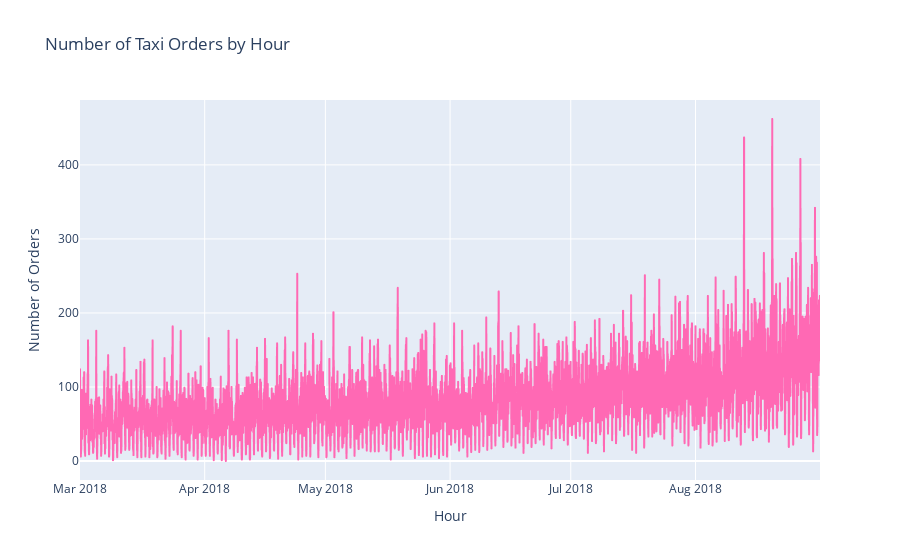

The code cell stored with this chart in its notebook:
### Markdown cell above
### General Check

### Code cell
# filter warnings specific to datetime
warnings.filterwarnings("ignore", message="The behavior of DatetimeProperties.to_pydatetime is deprecated")


# show lineplot
fig = px.line(df, x=df.index, y='num_orders', title='Number of Taxi Orders by Hour')

# change color of plot to hotpink
fig.update_traces(line_color='hotpink')

# change x axis mean number of orders by hour
fig.update_layout(xaxis_title='Hour', yaxis_title='Number of Orders')

# show plot
fig.show()

### Figure 1 — Plotly figure (JSON) as saved in the notebook; plotly's stock layout.template omitted (floating-point values rounded to 4 significant figures; data arrays with more than 128 entries replaced by an {"elided": "..."} marker saying what was removed)
{"data": [{"hovertemplate": "datetime=%{x}<br>num_orders=%{y}<extra></extra>", "legendgroup": "", "line": {"color": "hotpink", "dash": "solid"}, "marker": {"symbol": "circle"}, "mode": "lines", "name": "", "showlegend": false, "type": "scattergl", "x": {"elided": "4416 str values"}, "xaxis": "x", "y": {"elided": "4416 int values"}, "yaxis": "y"}], "layout": {"legend": {"tracegroupgap": 0}, "title": {"text": "Number of Taxi Orders by Hour"}, "xaxis": {"anchor": "y", "domain": [0, 1], "title": {"text": "Hour"}}, "yaxis": {"anchor": "x", "domain": [0, 1], "title": {"text": "Number of Orders"}}}}
